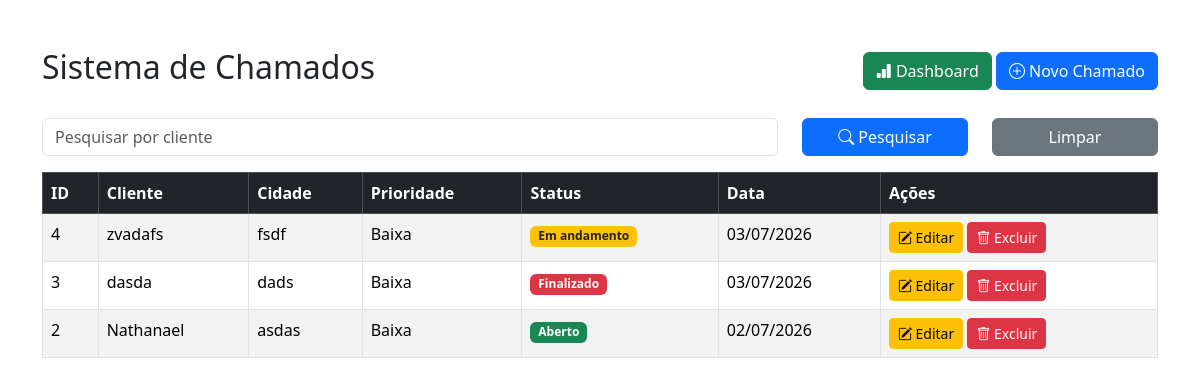
The page / on the database its author committed.
### tables this page shows
CREATE TABLE `chamados` (
  `id` int(11) NOT NULL,
  `cliente` varchar(100) NOT NULL,
  `cidade` varchar(100) NOT NULL,
  `prioridade` enum('Baixa','Média','Alta') NOT NULL,
  `status` enum('Aberto','Em andamento','Finalizado') NOT NULL,
  `descricao` text DEFAULT NULL,
  `data_abertura` date NOT NULL
);

### app/controllers/ChamadoController.php (called while the page is built, shortened)
<?php
require_once "../app/models/Chamado.php";
class ChamadoController
{
    private $model;
    public function __construct()
    {
        $this->model = new Chamado();
    }
    public function index()
{
    if(isset($_GET['pesquisa']) && $_GET['pesquisa'] != "")
    {
        $chamados = $this->model->pesquisar($_GET['pesquisa']);
    }
    else
    {
        $chamados = $this->model->listar();
    }
    require "../app/views/chamados/index.php";
}
}

### config/database.php (called while the page is built)
<?php
class Database
{
    private $host = "localhost";
    private $dbname = "sistema_chamados";
    private $user = "root";
    private $pass = "";
    public function conectar()
    {
        try {
            $pdo = new PDO(
                "mysql:host={$this->host};dbname={$this->dbname};charset=utf8",
                $this->user,
                $this->pass
            );
            $pdo->setAttribute(PDO::ATTR_ERRMODE, PDO::ERRMODE_EXCEPTION);
            return $pdo;
        } catch (PDOException $e) {
            die("Erro na conexão: " . $e->getMessage());
        }
    }
}

### app/models/Chamado.php (called while the page is built, shortened)
<?php
require_once "../config/database.php";
class Chamado
{
    private $conn;
    public function __construct()
    {
        $database = new Database();
        $this->conn = $database->conectar();
    }
    public function listar()
    {
        $sql = "SELECT * FROM chamados ORDER BY id DESC";
        $stmt = $this->conn->prepare($sql);
        $stmt->execute();
        return $stmt->fetchAll(PDO::FETCH_ASSOC);
    }
}

### app/views/chamados/index.php (the view, shortened to what this page needs)
<!DOCTYPE html>
<html lang="pt-BR">
<head>
    <link href="https://cdn.jsdelivr.net/npm/bootstrap@5.3.8/dist/css/bootstrap.min.css" rel="stylesheet">
    <link rel="stylesheet"
    href="https://cdn.jsdelivr.net/npm/bootstrap-icons@1.13.1/font/bootstrap-icons.min.css">
</head>
<body>
<div class="container mt-5">
<div class="d-flex justify-content-between align-items-center mb-4">
    <h2>Sistema de Chamados</h2>
    <div>
        <a href="index.php?action=dashboard" class="btn btn-success">
            <i class="bi bi-bar-chart-fill"></i> Dashboard
        </a>
        <a href="index.php?action=novo" class="btn btn-primary">
            <i class="bi bi-plus-circle"></i> Novo Chamado
        </a>
    </div>
</div>
<form method="GET" action="index.php" class="row mb-3">
    <div class="col-md-8">
        <input
            type="text"
            name="pesquisa"
            class="form-control"
            placeholder="Pesquisar por cliente">
    </div>
    <div class="col-md-2">
        <button class="btn btn-primary w-100">
            <i class="bi bi-search"></i>
            Pesquisar
        </button>
    </div>
    <div class="col-md-2">
        <a href="index.php" class="btn btn-secondary w-100">
            Limpar
        </a>
    </div>
</form>
    <table class="table table-bordered table-striped">
        <thead class="table-dark">
        <tr>
<th>ID</th>
<th>Cliente</th>
<th>Cidade</th>
<th>Prioridade</th>
<th>Status</th>
<th>Data</th>
<th>Ações</th>
        </tr>
    </thead>
        <tbody>
        <?php if(count($chamados) > 0): ?>
            <?php foreach($chamados as $chamado): ?>
               <tr>
    <td><?= $chamado['id'] ?></td>
    <td><?= $chamado['cliente'] ?></td>
    <td><?= $chamado['cidade'] ?></td>
    <td><?= $chamado['prioridade'] ?></td>
    <td>
<?php if($chamado['status']=="Aberto"): ?>
<span class="badge bg-success">Aberto</span>
<?php elseif($chamado['status']=="Em andamento"): ?>
<span class="badge bg-warning text-dark">Em andamento</span>
<?php else: ?>
<span class="badge bg-danger">Finalizado</span>
<?php endif; ?>
</td>
<td><?= date('d/m/Y', strtotime($chamado['data_abertura'])) ?></td>
<td>
    <a href="index.php?action=editar&id=<?= $chamado['id'] ?>" class="btn btn-warning btn-sm">
        <i class="bi bi-pencil-square"></i> Editar
    </a>
    <a href="index.php?action=excluir&id=<?= $chamado['id'] ?>"
       class="btn btn-danger btn-sm"
       onclick="return confirm('Deseja excluir este chamado?')">
        <i class="bi bi-trash"></i> Excluir
    </a>
</td>
</tr>
            <?php endforeach; ?>
        <?php endif; ?>
        </tbody>
    </table>
</div>
</body>
</html>

### public/index.php (shortened to what this page needs)
<?php
require_once "../app/controllers/ChamadoController.php";
$controller = new ChamadoController();
$action = $_GET['action'] ?? 'listar';
switch ($action) {
    default:
        $controller->index();
        break;
}

### rows shown on the page
chamados: id "4", cliente "zvadafs", cidade "fsdf", prioridade "Baixa", status "Em andamento", data_abertura "03/07/2026"
chamados: id "3", cliente "dasda", cidade "dads", prioridade "Baixa", status "Finalizado", data_abertura "03/07/2026"
chamados: id "2", cliente "Nathanael", cidade "asdas", prioridade "Baixa", status "Aberto", data_abertura "02/07/2026"
